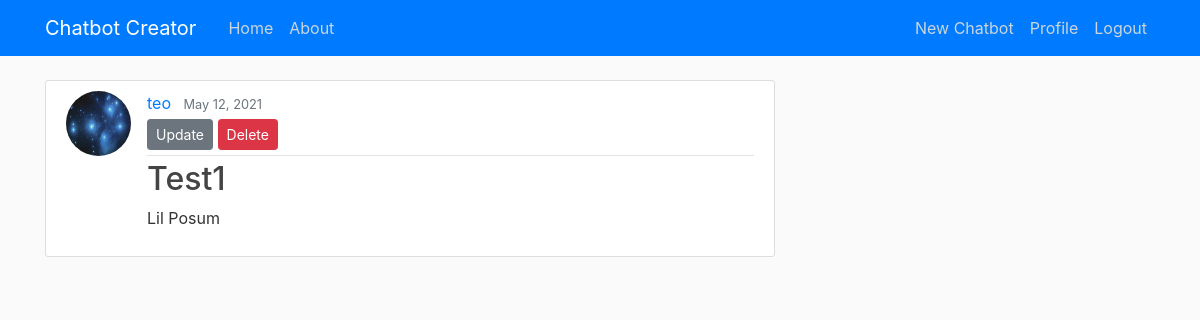
Screenshot of /chatbot/1 (signed in) with the database file from the repository.
### creator/models.py (models this page shows, shortened)
class Chatbot(models.Model):
    name = models.CharField(max_length=100)
    description = models.TextField()
    date_created = models.DateTimeField(default=timezone.now)
    user = models.ForeignKey(User, on_delete=models.CASCADE)

### users/models.py (models this page shows, shortened)
class Profile(models.Model):
    user = models.OneToOneField(User, on_delete=models.CASCADE)
    image = models.ImageField(default='default.jpg', upload_to='profile_pics')

### creator/views.py (the view)
# urls.py: path('chatbot/<int:pk>', ChatbotDetailView.as_view(), name='chatbot-detail'),
class ChatbotDetailView(LoginRequiredMixin, UserPassesTestMixin, DetailView):
    model = Chatbot
    def test_func(self):
        chatbot = self.get_object()
        if self.request.user == chatbot.user:
            return True
        return False

### creator/templates/creator/chatbot_detail.html
{% extends "creator/base.html" %}
{% block content %}
    <article class="media content-section">
        <img class="rounded-circle article-img" src="{{ object.user.profile.image.url }}">
        <div class="media-body">
            <div class="article-metadata">
                <a class="mr-2" href="#">{{ object.user }}</a>
                <small class="text-muted">{{ object.date_created|date:"F d, Y" }}</small>
                {% if object.user == user %}
                    <div>
                        <a class="btn btn-secondary btn-sm mt-1 mb-1" href="{% url 'chatbot-update' object.id %}">Update</a>
                        <a class="btn btn-danger btn-sm mt-1 mb-1" href="{% url 'chatbot-delete' object.id %}">Delete</a>
                    </div>
                {% endif %}
            </div>
            <h2 class="article-title">{{ object.name }}</h2>
            <p class="article-content">{{ object.description }}</p>
        </div>
    </article>
{% endblock content %}

### creator/static/creator/main.css (style rules this page uses)
body { background: #fafafa; color: #333333; margin-top: 5rem; }
h1, h2, h3, h4, h5, h6 { color: #444444; }
.content-section { background: #ffffff; padding: 10px 20px; border: 1px solid #dddddd; border-radius: 3px; margin-bottom: 20px; }
.article-title { color: #444444; }
.article-content { white-space: pre-line; }
.article-img { height: 65px; width: 65px; margin-right: 16px; }
.article-metadata { padding-bottom: 1px; margin-bottom: 4px; border-bottom: 1px solid #e3e3e3 }

### rows the page displays
Chatbot: user.profile.image (picture), user "teo", date_created "May 12, 2021", name "Test1", description "Lil Posum"
